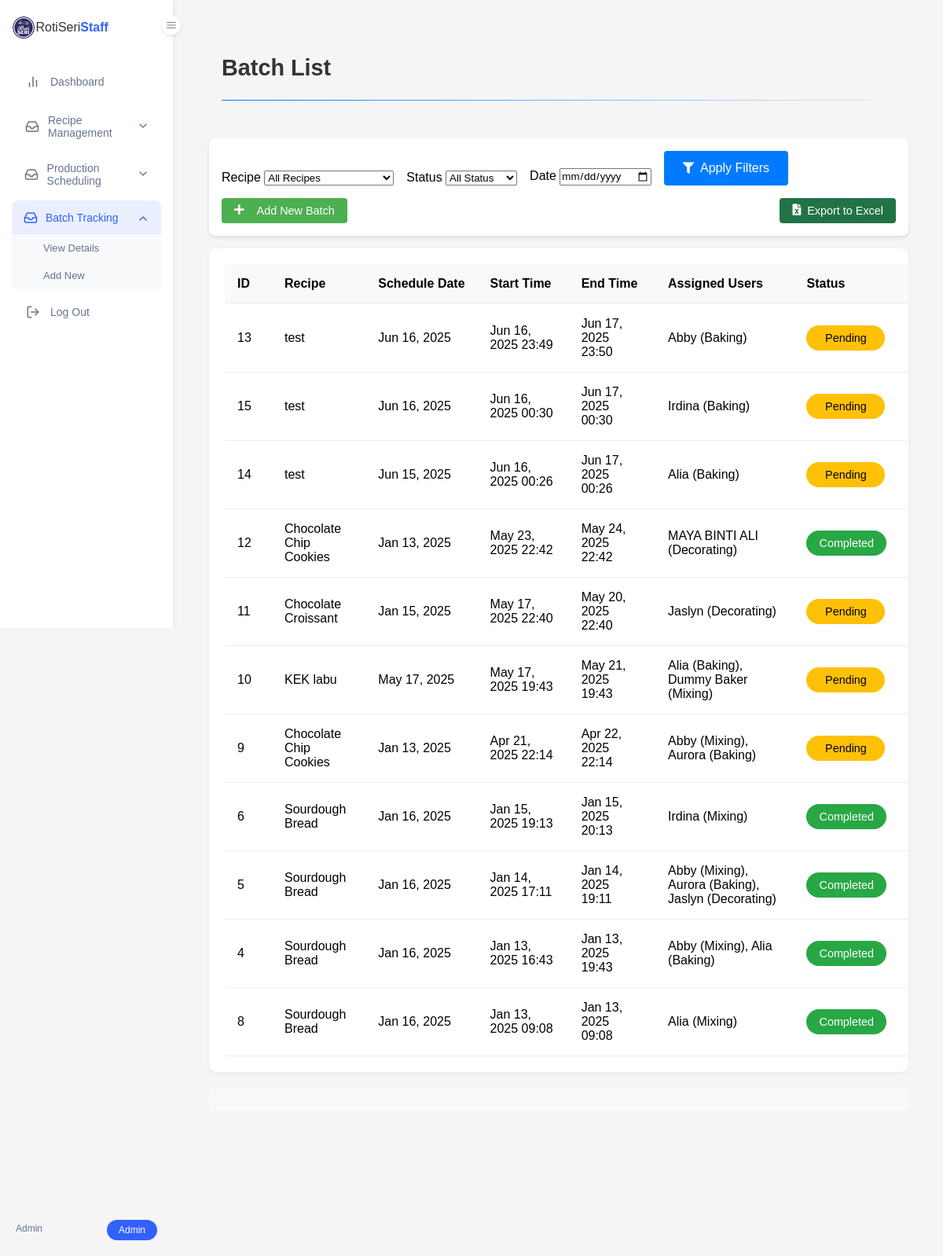
The app's page /view_batches.php (signed in) with its own data.
### tables this page shows
CREATE TABLE `tbl_batches` (
  `batch_id` int(6) NOT NULL,
  `recipe_id` int(6) NOT NULL,
  `schedule_id` int(6) NOT NULL,
  `batch_startTime` datetime NOT NULL DEFAULT current_timestamp(),
  `batch_endTime` datetime NOT NULL,
  `batch_status` enum('Pending','In Progress','Completed','') NOT NULL DEFAULT 'Pending',
  `batch_remarks` text NOT NULL
);

CREATE TABLE `tbl_recipe` (
  `recipe_id` int(6) NOT NULL,
  `recipe_name` varchar(100) NOT NULL,
  `recipe_category` varchar(100) NOT NULL,
  `recipe_batchSize` int(6) NOT NULL,
  `recipe_unitOfMeasure` varchar(50) NOT NULL,
  `recipe_instructions` text NOT NULL,
  `recipe_dateCreated` timestamp NOT NULL DEFAULT current_timestamp(),
  `recipe_dateUpdated` timestamp NOT NULL DEFAULT current_timestamp() ON UPDATE current_timestamp(),
  `image_path` varchar(255) DEFAULT NULL
);

CREATE TABLE `tbl_schedule` (
  `schedule_id` int(6) NOT NULL,
  `recipe_id` int(6) NOT NULL,
  `schedule_date` date NOT NULL,
  `schedule_quantityToProduce` int(6) NOT NULL,
  `schedule_orderVolumn` int(6) NOT NULL,
  `schedule_status` enum('Pending','In Progress','Completed','') NOT NULL DEFAULT 'Pending',
  `schedule_batchNum` int(3) NOT NULL
);

### view_batches.php (the view, shortened to what this page needs)
<?php
require_once 'config/db_connection.php';
try {
    $date_filter = $_GET['date'] ?? '';
    $sort_by = $_GET['sort'] ?? 'batch_startTime';
    $sort_order = $_GET['order'] ?? 'DESC';
    $query = "SELECT b.*, r.recipe_name, s.schedule_date, s.schedule_batchNum,
              (SELECT COUNT(*) FROM tbl_batches WHERE schedule_id = b.schedule_id) as assigned_batches,
              GROUP_CONCAT(DISTINCT CONCAT(u.user_fullName, ' (', ba.ba_task, ')') SEPARATOR ', ') as assigned_users
              FROM tbl_batches b
              LEFT JOIN tbl_recipe r ON b.recipe_id = r.recipe_id
              LEFT JOIN tbl_schedule s ON b.schedule_id = s.schedule_id
              LEFT JOIN tbl_batch_assignments ba ON b.batch_id = ba.batch_id
              LEFT JOIN tbl_users u ON ba.user_id = u.user_id";
    $params = [];
    $query .= " GROUP BY b.batch_id";
    $valid_sort_columns = ['batch_id', 'recipe_name', 'schedule_date', 'batch_startTime', 'batch_status', 'quality_check'];
    if (in_array($sort_by, $valid_sort_columns)) {
        $query .= " ORDER BY $sort_by $sort_order";
    }
    $stmt = $conn->prepare($query);
    $stmt->execute($params);
    $batches = $stmt->fetchAll(PDO::FETCH_ASSOC);
} catch(PDOException $e) {
    $error_message = "Error: " . $e->getMessage();
}
function getSortUrl($column) {
    $params = $_GET;
    $params['sort'] = $column;
    $params['order'] = ($column === ($_GET['sort'] ?? '') && ($_GET['order'] ?? 'DESC') === 'DESC') ? 'ASC' : 'DESC';
    return '?' . http_build_query($params);
}
function getSortIndicator($column) {
    return '';
}
?>
<!DOCTYPE html>
<html lang="en">
<head>
    <link rel="stylesheet" href="css/style.css">
    <link rel="stylesheet" href="css/dashboard.css">
    <link rel="stylesheet" href="css/batch.css">
    <link rel="stylesheet" href="css/view_recipes.css">
    <link rel="stylesheet" href="https://cdnjs.cloudflare.com/ajax/libs/font-awesome/5.15.4/css/all.min.css">
</head>
<body>
    <?php include 'includes/dashboard_navigation.php'; ?>
    <main class="main-content">
        <div class="page-header">
            <h1>Batch List</h1>
            <div class="divider"></div>
        </div>
        <div class="batch-container">
            <div class="filters">
                <form method="GET" class="filter-form">
                    <div class="filter-group">
                        <label for="recipe">Recipe</label>
                        <select name="recipe" id="recipe">
                            <option value="">All Recipes</option>
                        </select>
                    </div>
                    <div class="filter-group">
                        <label for="status">Status</label>
                        <select name="status" id="status">
                            <option value="">All Status</option>
                        </select>
                    </div>
                    <div class="filter-group">
                        <label for="date">Date</label>
                        <input type="date" name="date" id="date" value="<?php echo $date_filter; ?>">
                    </div>
                    <button type="submit" class="filter-btn">
                        <i class="fas fa-filter"></i> Apply Filters
                    </button>
                </form>
                <a href="add_batch.php" class="add-btn">
                    <i class="fas fa-plus"></i> Add New Batch
                </a>
                <a href="export_batches.php" class="export-btn">
                    <i class="fas fa-file-excel"></i> Export to Excel
                </a>
            </div>
            <div class="table-container">
                <table class="batch-table">
                    <thead>
                        <tr>
                            <th>
                                <a href="<?php echo getSortUrl('batch_id'); ?>" class="sort-link">
                                    ID <?php echo getSortIndicator('batch_id'); ?>
                                </a>
                            </th>
                            <th>
                                <a href="<?php echo getSortUrl('recipe_name'); ?>" class="sort-link">
                                    Recipe <?php echo getSortIndicator('recipe_name'); ?>
                                </a>
                            </th>
                            <th>
                                <a href="<?php echo getSortUrl('schedule_date'); ?>" class="sort-link">
                                    Schedule Date <?php echo getSortIndicator('schedule_date'); ?>
                                </a>
                            </th>
                            <th>
                                <a href="<?php echo getSortUrl('batch_startTime'); ?>" class="sort-link">
                                    Start Time <?php echo getSortIndicator('batch_startTime'); ?>
                                </a>
                            </th>
                            <th>End Time</th>
                            <th>Assigned Users</th>
                            <th>
                                <a href="<?php echo getSortUrl('batch_status'); ?>" class="sort-link">
                                    Status <?php echo getSortIndicator('batch_status'); ?>
                                </a>
                            </th>
                            <th>
                            </th>
                        </tr>
                    </thead>
                    <tbody>
                        <?php if (empty($batches)): ?>
                            <tr>
                                <td colspan="9" class="no-records">No batches found</td>
                            </tr>
                        <?php else: ?>
                            <?php foreach ($batches as $batch): ?>
                                <tr data-batch-id="<?php echo $batch['batch_id']; ?>">
                                    <td><?php echo $batch['batch_id']; ?></td>
                                    <td><?php echo htmlspecialchars($batch['recipe_name']); ?></td>
                                    <td><?php echo date('M d, Y', strtotime($batch['schedule_date'])); ?></td>
                                    <td><?php echo date('M d, Y H:i', strtotime($batch['batch_startTime'])); ?></td>
                                    <td><?php echo date('M d, Y H:i', strtotime($batch['batch_endTime'])); ?></td>
                                    <td><?php echo htmlspecialchars($batch['assigned_users'] ?? 'No assignments'); ?></td>
                                    <td>
                                        <span class="status-badge <?php echo strtolower(str_replace(' ', '-', $batch['batch_status'])); ?>">
                                            <?php echo $batch['batch_status']; ?>
                                        </span>
                                    </td>
                                    <td>
                                    </td>
                                </tr>
                            <?php endforeach; ?>
                        <?php endif; ?>
                    </tbody>
                </table>
            </div>
            <div class="batch-info">
            </div>
        </div>
    </main>
</body>
</html>

### css/style.css (style rules this page uses)
* { margin: 0; padding: 0; box-sizing: border-box; font-family: Arial, sans-serif; }
body { background: linear-gradient(rgba(0, 0, 0, 0.6), rgba(0, 0, 0, 0.6)), url('../assets/images/banner.png'); background-size: cover; background-position: center; background-attachment: fixed; min-height: 100vh; color: white; display: flex; flex-direction: column; }
main { max-width: 1200px; margin: 8rem auto; text-align: center; padding: 0 1rem; flex: 1; }

### css/dashboard.css (style rules this page uses)
body { display: grid; grid-template-areas: "sidebar topbar" "sidebar main" "sidebar bottombar"; grid-template-columns: 250px 1fr; grid-template-rows: 50px 1fr auto; min-height: 100vh; background-color: white; position: relative; background-image: none; }
.main-content { grid-area: main; padding: 2rem 2rem 0 0; margin-top: 50px; margin-left: 0; width: calc(100% - 0px); transition: width 0.3s ease, margin-left 0.3s ease; padding-left: 0; display: block; }
.page-header { padding: 0 2rem; margin-bottom: 2rem; text-align: left; }
.page-header h1 { font-size: 1.8rem; color: #333; margin: 0; padding-bottom: 1rem; }
.divider { height: 1px; background: linear-gradient(to right, #007bff, rgba(0, 123, 255, 0.1)); margin-top: 0.5rem; width: 100%; align-self: flex-start; }

### css/batch.css (style rules this page uses)
.batch-container { padding: 1rem; width: 100%; box-sizing: content-box; }
.filters { background: white; padding: 1rem; border-radius: 8px; box-shadow: 0 2px 4px rgba(0,0,0,0.1); margin-bottom: 1rem; display: flex; justify-content: space-between; align-items: flex-end; flex-wrap: wrap; gap: 1rem; width: 100%; box-sizing: border-box; }
.filter-form { display: flex; gap: 1rem; flex-wrap: wrap; align-items: flex-end; }
.filter-btn, .reset-btn, .add-btn { padding: 0.8rem 1.5rem; border: none; border-radius: 4px; cursor: pointer; color: white; font-size: 1rem; display: flex; align-items: center; gap: 0.5rem; }
.filter-btn { background: #007bff; }
.add-btn { background: #28a745; text-decoration: none; }
.table-container { background: white; border-radius: 8px; box-shadow: 0 2px 4px rgba(0,0,0,0.1); overflow-x: auto; width: 100%; overflow-x: auto; }
.batch-table { width: 100%; border-collapse: collapse; color: #000; min-width: 1200px; }
.batch-table th, .batch-table td { padding: 1rem; text-align: left; border-bottom: 1px solid #eee; }
.batch-table th { background: #f8f9fa; font-weight: 600; }
.status-badge { padding: 0.5rem 1rem; border-radius: 20px; font-size: 0.9rem; font-weight: 500; display: inline-block; text-align: center; min-width: 100px; }
.status-badge.pending { background-color: #ffc107; color: #000; }
.status-badge.completed { background-color: #28a745; color: #fff; }
.sort-link { color: #000 !important; text-decoration: none; display: flex; align-items: center; gap: 0.5rem; }
.filter-btn { background: #007bff; color: white; border: none; border-radius: 4px; padding: 0.8rem 1.5rem; cursor: pointer; display: flex; align-items: center; gap: 0.5rem; font-size: 1rem; }
.filter-btn i { font-size: 0.9rem; }
.batch-table th { white-space: nowrap; }
.main-content { margin-left: 250px; padding: 1rem; min-height: calc(100vh - 60px); width: calc(100% - 250px); max-width: none; box-sizing: border-box; }
.batch-table th:first-child, .batch-table td:first-child { width: 60px; }
.batch-table td { color: #000; }
.batch-table td:nth-child(6) { color: #000; }
.filter-group label { color: #000; }
.filter-group select, .filter-group input { color: #000; }
.sort-link { color: #000 !important; }
.status-badge.pending { background: #ffc107; color: #000; }
.status-badge.completed { background: #28a745; color: #fff; }
.batch-table th { color: #000; background: #f8f9fa; }
.filters { background: white; }
.table-container { background: white; }
.batch-table * { color: #000; }
.actions .edit-btn, .actions .delete-btn, .add-btn, .filter-btn { color: white; }
.batch-info { margin: 20px 0; padding: 15px; background-color: #f8f9fa; border-radius: 5px; }

### css/view_recipes.css (style rules this page uses)
.add-btn, .export-btn { display: inline-flex; align-items: center; padding: 8px 16px; border-radius: 4px; text-decoration: none; font-size: 0.9rem; transition: background-color 0.3s ease; }
.add-btn { background-color: #4CAF50; color: white; }
.export-btn { background-color: #217346; color: white; }
.add-btn i, .export-btn i { margin-right: 8px; }
.category-badge, .view-ingredients, .edit-btn, .delete-btn, .add-btn { color: white; }

### records on screen
tbl_batches: batch_id "13", recipe.recipe_name "test", schedule.schedule_date "Jun 16, 2025", batch_startTime "Jun 16, 2025 23:49", batch_endTime "Jun 17, 2025 23:50", assigned_users "Abby (Baking)", batch_status "Pending"
tbl_batches: batch_id "15", recipe.recipe_name "test", schedule.schedule_date "Jun 16, 2025", batch_startTime "Jun 16, 2025 00:30", batch_endTime "Jun 17, 2025 00:30", assigned_users "Irdina (Baking)", batch_status "Pending"
tbl_batches: batch_id "14", recipe.recipe_name "test", schedule.schedule_date "Jun 15, 2025", batch_startTime "Jun 16, 2025 00:26", batch_endTime "Jun 17, 2025 00:26", assigned_users "Alia (Baking)", batch_status "Pending"
tbl_batches: batch_id "12", recipe.recipe_name "Chocolate Chip Cookies", schedule.schedule_date "Jan 13, 2025", batch_startTime "May 23, 2025 22:42", batch_endTime "May 24, 2025 22:42", assigned_users "MAYA BINTI ALI (Decorating)", batch_status "Completed"
tbl_batches: batch_id "11", recipe.recipe_name "Chocolate Croissant", schedule.schedule_date "Jan 15, 2025", batch_startTime "May 17, 2025 22:40", batch_endTime "May 20, 2025 22:40", assigned_users "Jaslyn (Decorating)", batch_status "Pending"
tbl_batches: batch_id "10", recipe.recipe_name "KEK labu", schedule.schedule_date "May 17, 2025", batch_startTime "May 17, 2025 19:43", batch_endTime "May 21, 2025 19:43", assigned_users "Alia (Baking), Dummy Baker (Mixing)", batch_status "Pending"
tbl_batches: batch_id "9", recipe.recipe_name "Chocolate Chip Cookies", schedule.schedule_date "Jan 13, 2025", batch_startTime "Apr 21, 2025 22:14", batch_endTime "Apr 22, 2025 22:14", assigned_users "Abby (Mixing), Aurora (Baking)", batch_status "Pending"
tbl_batches: batch_id "6", recipe.recipe_name "Sourdough Bread", schedule.schedule_date "Jan 16, 2025", batch_startTime "Jan 15, 2025 19:13", batch_endTime "Jan 15, 2025 20:13", assigned_users "Irdina (Mixing)", batch_status "Completed"
tbl_batches: batch_id "5", recipe.recipe_name "Sourdough Bread", schedule.schedule_date "Jan 16, 2025", batch_startTime "Jan 14, 2025 17:11", batch_endTime "Jan 14, 2025 19:11", assigned_users "Abby (Mixing), Aurora (Baking), Jaslyn (Decorating)", batch_status "Completed"
tbl_batches: batch_id "4", recipe.recipe_name "Sourdough Bread", schedule.schedule_date "Jan 16, 2025", batch_startTime "Jan 13, 2025 16:43", batch_endTime "Jan 13, 2025 19:43", assigned_users "Abby (Mixing), Alia (Baking)", batch_status "Completed"
tbl_batches: batch_id "8", recipe.recipe_name "Sourdough Bread", schedule.schedule_date "Jan 16, 2025", batch_startTime "Jan 13, 2025 09:08", batch_endTime "Jan 13, 2025 09:08", assigned_users "Alia (Mixing)", batch_status "Completed"

### other values on screen
$_SESSION['user_fullName'] "Admin"
$_SESSION['user_role'] "Admin"
